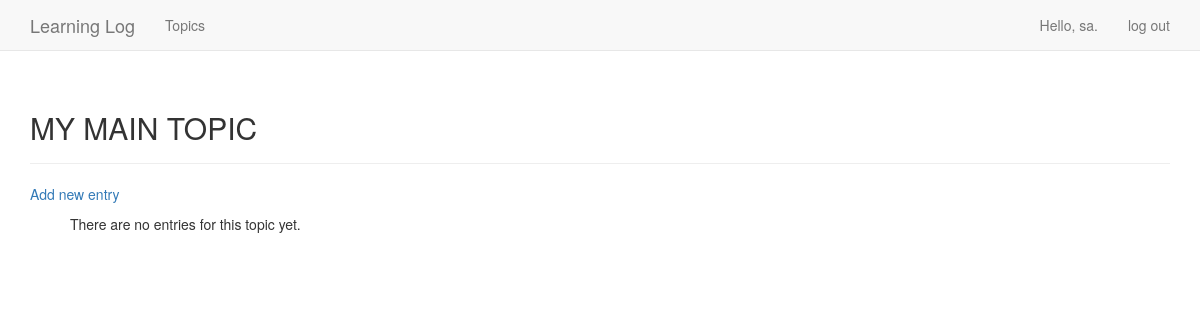
Before: /topics/23/ (signed in) with the older database file.
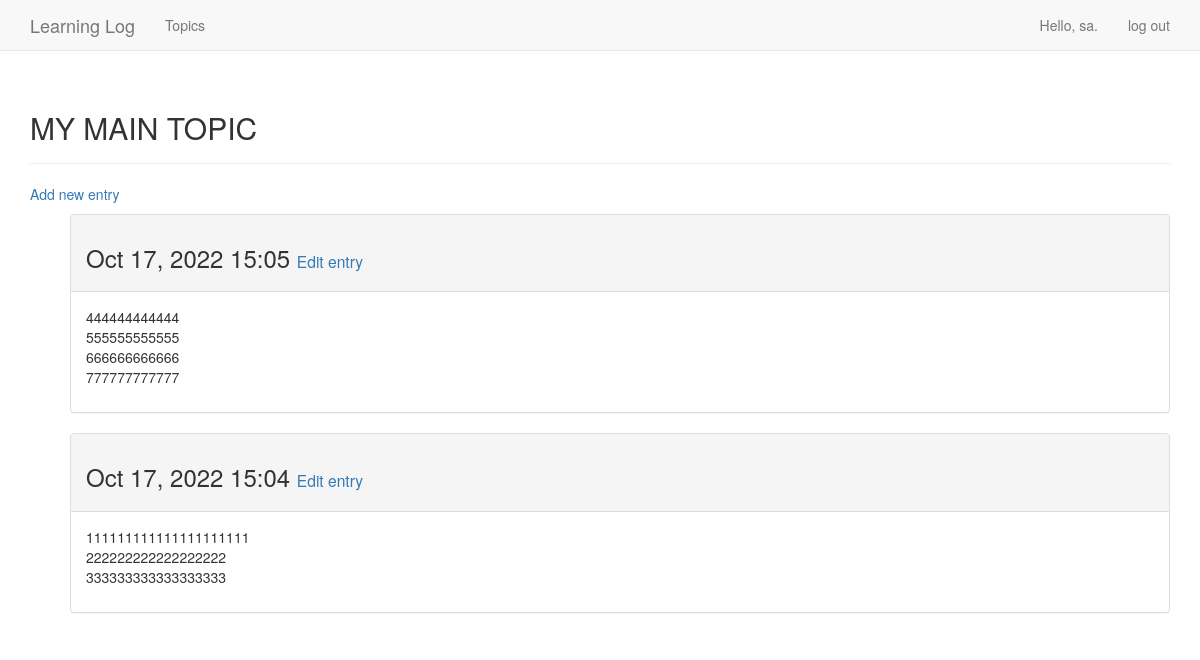
After: the same page with the newer database file.
### learning_logs/models.py (models this page shows, shortened)
class Topic(models.Model):
    text       = models.CharField(max_length=200)
    date_added = models.DateTimeField(auto_now_add=True)
    owner = models.ForeignKey(User, on_delete=models.PROTECT)
    def __str__(self):
        return self.text
    '''
    We need to tell Django which attribute to use by default when
    it displays information about a topic. Django calls  __str__()
    method to display a simple representation of a model. Here we've
    written __str__() method that returns the string stored in
    the text attribute
    '''

class Entry(models.Model):
    text       = models.TextField()
    date_added = models.DateTimeField(auto_now_add=True)
    topic      = models.ForeignKey(Topic, on_delete=models.PROTECT)
    '''
    "ForeignKey" is a database term; it's a reference to another record
    in the database. This is the code that connects each entry to a specific
    topic. Each topic is assigned a key, or ID, when it's created. When Django
    needs to establish a connection between two pieces of data, it uses the
    key associated with each piece of information. We'll use these connections
    shortly to retrieve all the entries associated with a certain topic.
    '''
    class Meta:
        verbose_name_plural = 'entries'

### learning_logs/views.py (the view)
# urls.py: re_path(r'^topics/(?P<topic_id>\d+)/$', views.topic, name='topic'),
@login_required
def topic(request, topic_id):
    topic = Topic.objects.get(id=topic_id)
    if topic.owner != request.user:
       raise Http404
    entries = topic.entry_set.order_by('-date_added')
    context = {'topic': topic, 'entries': entries}
    return render(request, 'learning_logs/topic.html', context)

### learning_logs/templates/learning_logs/topic.html
{% extends 'learning_logs/base.html' %}
{% block header %}
  <h2>{{ topic }}</h2>
{% endblock header %}
{% block content %}
  <p>
    <a href="{% url 'learning_logs:new_entry' topic.id %}">Add new entry</a>
  </p>
  <ul>
  {% for entry in entries %}
    <div class="panel panel-default">
      <div class="panel-heading">
        <h3>
          {{ entry.date_added|date:'M d, Y H:i' }}
          <small>
            <a href="{% url 'learning_logs:edit_entry' entry.id %}">Edit entry</a>
          </small>
        </h3>
      </div>
      <div class="panel-body"> {{ entry.text|linebreaks }}</div>
    </div>
    {% empty %}
      There are no entries for this topic yet.
  {% endfor %}
{% endblock content %}

### learning_logs/templates/learning_logs/base.html (shortened to what this page needs)
{% load bootstrap3 %}
<!DOCTYPE html>
<html lang="en">
<head>
  {% bootstrap_css %}
</head>
<body>
  <nav class="navbar navbar-default navbar-static-top">
    <div class="container">
      <div class="navbar-header">
        <a class="navbar-brand" href="{% url 'learning_logs:index' %}">
           Learning Log
        </a>
      </div>
      <div id="navbar" class="navbar-collapse collapse">
        <ul class="nav navbar-nav">
          <li><a href="{% url 'learning_logs:topics' %}">Topics</a></li>
        </ul>
        <ul class="nav navbar-nav navbar-right">
          {% if user.is_authenticated %}
            <li><a>Hello, {{ user.username }}.</a></li>
            <li><a href="{% url 'users:logout' %}">log out</a></li>
          {% else %}
            <li><a href="{% url 'users:register' %}">register</a></li>
            <li><a href="{% url 'users:login' %}">log in</a></li>
          {% endif %}
        </ul>
      </div>
    </div>
  </nav>
  <div class="container">
    <div class="page-header">{% block header %}{% endblock header %}</div>
    <div> {% block content %}{% endblock content %} </div>
  </div>
</body>
</html>

Changed rows visible on the page:
added Entry: date_added "Oct 17, 2022 15:05", text "444444444444 555555555555 666666666666 777777777777"
added Entry: date_added "Oct 17, 2022 15:04", text "111111111111111111111 222222222222222222 333333333333333333"
Other visible differences:
text no longer shown: "There are no entries for this topic yet."
